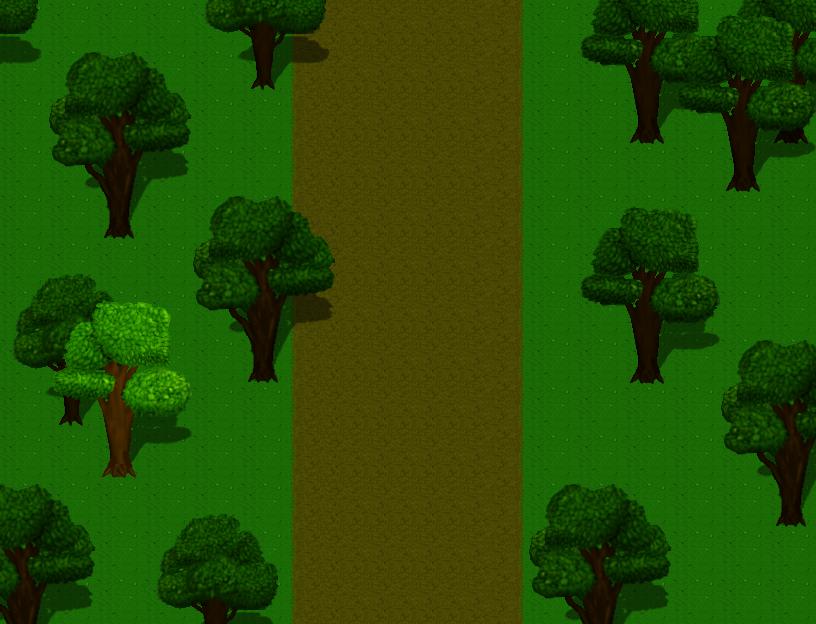

A level layout from a 2D game, rendered from its tile map. Below: a short description, then the map file with its tile-grid data intact:
An orthogonal 17x13 tile map with 48x48 px tiles, 3 tile layers (Tile Layer 1, ObjectLayer1, ObjectLayer2), 2 tilesets.

<map version="1.8" tiledversion="1.8.5" orientation="orthogonal" renderorder="right-down" width="17" height="13" tilewidth="48" tileheight="48" infinite="0" nextlayerid="4" nextobjectid="1">
 <tileset firstgid="1" source="TileSetPalletA.tsx" />
 <tileset firstgid="129" source="TileSetPalletB.tsx" />
 <layer id="1" name="Tile Layer 1" width="17" height="13">
  <data encoding="csv">
1,1,1,1,1,1,28,33,33,33,27,1,1,1,1,1,1,
1,1,1,1,1,1,28,33,33,33,27,1,1,1,1,1,1,
1,1,1,1,1,1,28,33,33,33,27,1,1,1,1,1,1,
1,1,1,1,1,1,28,33,33,33,27,1,1,1,1,1,1,
1,1,1,1,1,1,28,33,33,33,27,1,1,1,1,1,1,
1,1,1,1,1,1,28,33,33,33,27,1,1,1,1,1,1,
1,1,1,1,1,1,28,33,33,33,27,1,1,1,1,1,1,
1,1,1,1,1,1,28,33,33,33,27,1,1,1,1,1,1,
1,1,1,1,1,1,28,33,33,33,27,1,1,1,1,1,1,
1,1,1,1,1,1,28,33,33,33,27,1,1,1,1,1,1,
1,1,1,1,1,1,28,33,33,33,27,1,1,1,1,1,1,
1,1,1,1,1,1,28,33,33,33,27,1,1,1,1,1,1,
1,1,1,1,1,1,28,33,33,33,27,1,1,1,1,1,1
</data>
 </layer>
 <layer id="2" name="ObjectLayer1" width="17" height="13">
  <data encoding="csv">
166,0,0,0,164,165,166,0,0,0,0,0,145,146,147,145,146,
182,193,194,195,180,181,182,0,0,0,0,0,161,162,163,161,162,
0,209,210,211,0,0,0,0,0,0,0,0,177,178,179,177,178,
0,225,226,227,0,0,0,0,0,0,0,0,0,0,0,0,0,
0,241,242,243,193,194,195,0,0,0,0,0,129,130,131,0,0,
132,133,134,0,209,210,211,0,0,0,0,0,145,146,147,0,0,
148,149,150,0,225,226,227,0,0,0,0,0,161,162,163,0,0,
164,165,166,0,241,242,243,0,0,0,0,0,177,178,179,193,194,
180,181,182,0,0,0,0,0,0,0,0,0,0,0,0,209,210,
0,0,0,0,0,0,0,0,0,0,0,0,0,0,0,225,226,
194,195,0,132,133,134,0,0,0,0,0,193,194,195,0,241,242,
210,211,0,148,149,150,0,0,0,0,0,209,210,211,0,0,0,
226,227,0,164,165,166,0,0,0,0,0,225,226,227,0,0,0
</data>
 </layer>
 <layer id="3" name="ObjectLayer2" width="17" height="13">
  <data encoding="csv">
0,0,0,0,0,0,0,0,0,0,0,0,0,0,129,130,131,
0,0,0,0,0,0,0,0,0,0,0,0,0,0,145,146,147,
0,0,0,0,0,0,0,0,0,0,0,0,0,0,161,162,163,
0,0,0,0,0,0,0,0,0,0,0,0,0,0,177,178,179,
0,0,0,0,0,0,0,0,0,0,0,0,0,0,0,0,0,
0,0,0,0,0,0,0,0,0,0,0,0,0,0,0,0,0,
0,257,258,259,0,0,0,0,0,0,0,0,0,0,0,0,0,
0,273,274,275,0,0,0,0,0,0,0,0,0,0,0,0,0,
0,289,290,291,0,0,0,0,0,0,0,0,0,0,0,0,0,
0,305,306,307,0,0,0,0,0,0,0,0,0,0,0,0,0,
0,0,0,0,0,0,0,0,0,0,0,0,0,0,0,0,0,
0,0,0,0,0,0,0,0,0,0,0,0,0,0,0,0,0,
0,0,0,0,0,0,0,0,0,0,0,0,0,0,0,0,0
</data>
 </layer>
</map>
